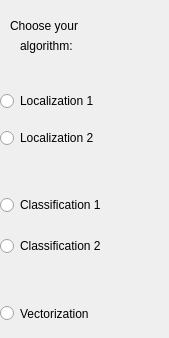
        <widget class="QWidget" name="page">
         <widget class="QLabel" name="label_3">
          <property name="geometry">
           <rect>
            <x>10</x>
            <y>10</y>
            <width>141</width>
            <height>31</height>
           </rect>
          </property>
          <property name="styleSheet">
           <string notr="true">font: 14pt &quot;Times New Roman&quot;;</string>
          </property>
          <property name="text">
           <string>Choose your</string>
          </property>
         </widget>
         <widget class="QLabel" name="label_4">
          <property name="geometry">
           <rect>
            <x>20</x>
            <y>30</y>
            <width>101</width>
            <height>31</height>
           </rect>
          </property>
          <property name="styleSheet">
           <string notr="true">font: 14pt &quot;Times New Roman&quot;;</string>
          </property>
          <property name="text">
           <string>algorithm:</string>
          </property>
         </widget>
         <widget class="QWidget" name="verticalLayoutWidget">
          <property name="geometry">
           <rect>
            <x>0</x>
            <y>80</y>
            <width>160</width>
            <height>80</height>
           </rect>
          </property>
          <layout class="QVBoxLayout" name="verticalLayout">
           <item>
            <widget class="QRadioButton" name="localization_1">
             <property name="styleSheet">
              <string notr="true">font: 12pt &quot;Times New Roman&quot;;</string>
             </property>
             <property name="text">
              <string>Localization 1</string>
             </property>
            </widget>
           </item>
           <item>
            <widget class="QRadioButton" name="localization_2">
             <property name="styleSheet">
              <string notr="true">font: 12pt &quot;Times New Roman&quot;;</string>
             </property>
             <property name="text">
              <string>Localization 2</string>
             </property>
            </widget>
           </item>
          </layout>
         </widget>
         <widget class="QWidget" name="verticalLayoutWidget_2">
          <property name="geometry">
           <rect>
            <x>0</x>
            <y>298</y>
            <width>160</width>
            <height>31</height>
           </rect>
          </property>
          <layout class="QVBoxLayout" name="verticalLayout_2"/>
         </widget>
         <widget class="QRadioButton" name="vectorization">
          <property name="geometry">
           <rect>
            <x>0</x>
            <y>300</y>
            <width>158</width>
            <height>27</height>
           </rect>
          </property>
          <property name="styleSheet">
           <string notr="true">font: 12pt &quot;Times New Roman&quot;;</string>
          </property>
          <property name="text">
           <string>Vectorization </string>
          </property>
         </widget>
         <widget class="QWidget" name="verticalLayoutWidget_3">
          <property name="geometry">
           <rect>
            <x>0</x>
            <y>180</y>
            <width>158</width>
            <height>91</height>
           </rect>
          </property>
          <layout class="QVBoxLayout" name="verticalLayout_3">
           <item>
            <widget class="QRadioButton" name="classification_1">
             <property name="styleSheet">
              <string notr="true">font: 12pt &quot;Times New Roman&quot;;</string>
             </property>
             <property name="text">
              <string>Classification 1</string>
             </property>
            </widget>
           </item>
           <item>
            <widget class="QRadioButton" name="classification_2">
             <property name="styleSheet">
              <string notr="true">font: 12pt &quot;Times New Roman&quot;;</string>
             </property>
             <property name="text">
              <string>Classification 2</string>
             </property>
            </widget>
           </item>
          </layout>
         </widget>
        </widget>
